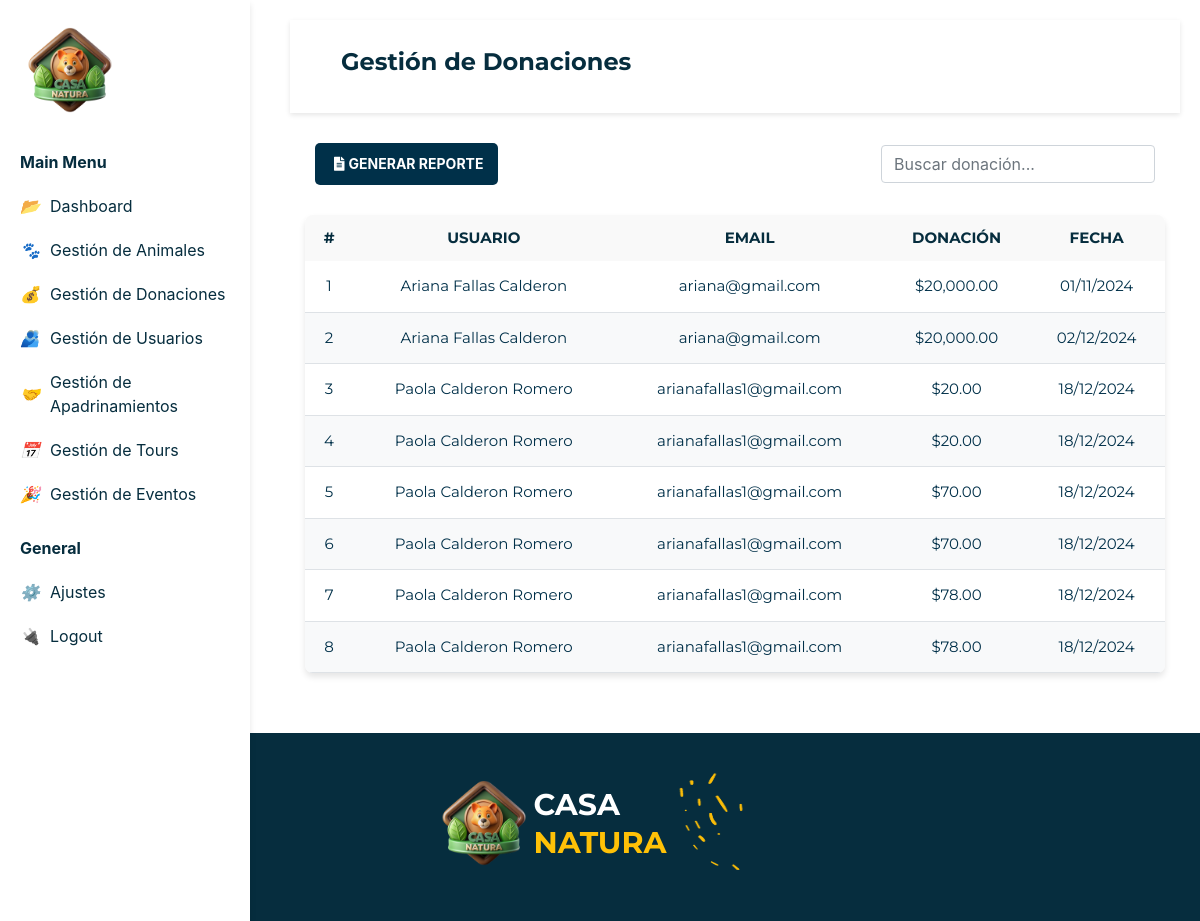
The page /gestionDonaciones.php on the database as committed earlier.
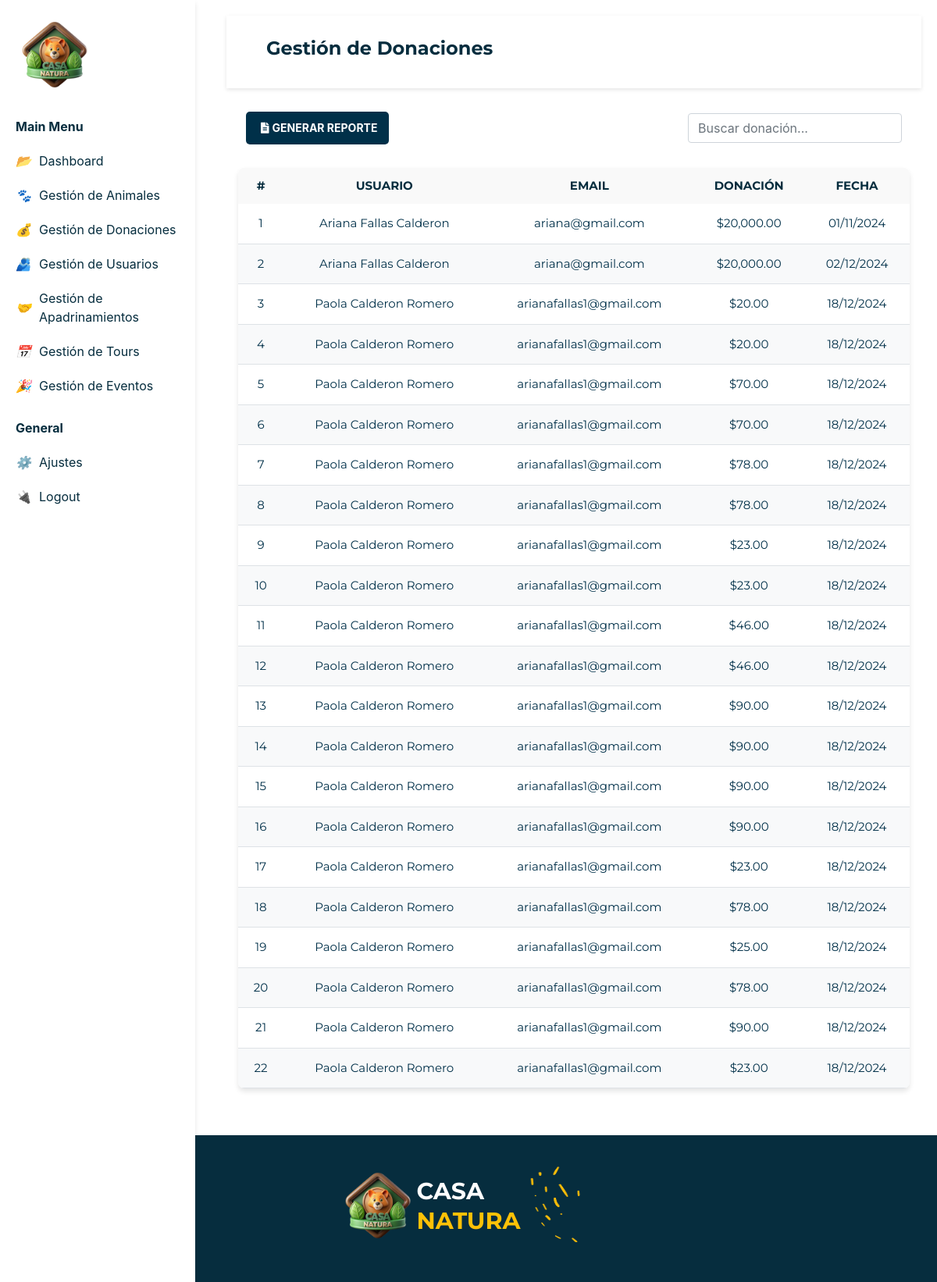
The same page on the database as committed later.
### tables this page shows
CREATE TABLE `donaciones` (
  `ID_Donacion` int(10) NOT NULL,
  `Monto` int(50) NOT NULL,
  `Fecha` date NOT NULL,
  `ID_Usuario` int(10) NOT NULL,
  `Estado` tinyint(1) NOT NULL,
  `MetodoPago` varchar(50) DEFAULT NULL
);

CREATE TABLE `usuario` (
  `ID_Usuario` int(10) NOT NULL,
  `Nombre` varchar(15) NOT NULL,
  `Password` varchar(250) NOT NULL,
  `Apellido1` varchar(15) NOT NULL,
  `Apellido2` varchar(15) NOT NULL,
  `Correo` varchar(50) NOT NULL,
  `Telefono` int(40) DEFAULT NULL,
  `Donador` tinyint(1) NOT NULL,
  `Estado` varchar(10) NOT NULL
);

### gestionDonaciones.php (the view, shortened to what this page needs)
<!DOCTYPE html>
<html lang="en">
<head>
    <link href="https://cdnjs.cloudflare.com/ajax/libs/font-awesome/5.15.4/css/all.min.css" rel="stylesheet">
    <link rel="stylesheet" href="./css/style.css">
    <link rel="stylesheet" href="https://cdn.jsdelivr.net/npm/bootstrap@4.3.1/dist/css/bootstrap.min.css">
</head>
<body>
    <?php
    include("sidebar.php");
    echo $sidebarAdmin2;
    include("actions/conexion.php");
    $sql = "SELECT u.ID_Usuario AS usuario_id, CONCAT(u.Nombre, ' ',u.Apellido1, ' ', u.Apellido2) as NombreCompleto, u.Correo, d.Monto, d.Fecha, d.ID_Donacion AS donacion_id
    FROM usuario u
    LEFT JOIN donaciones d ON u.ID_Usuario = d.ID_Usuario
    WHERE d.Estado = 1";
    $result = $conn->query($sql);
    ?>
    <main>
        <div class="viewport">
            <div class="content">
                <nav class="navbar">
                    <div class="container-fluid">
                        <h2 class="titulo">Gestión de Donaciones</h2>
                    </div>
                </nav>
                <div class="contenedor">
                    <div class="container contenedor-tabla">
                        <div class="fila-header">
                            <div class="botonAgregar"> <a href="reporte.php"
                                    class="btn-agregar agregarAnimal d-flex align-items-center">
                                    <i class="fas fa-file-alt p-1"></i> GENERAR REPORTE
                                </a>
                            </div>
                            <div class="buscador">
                                <div class="input-group-append">
                                    <input type="text" class="form-control" placeholder="Buscar donación...">
                                </div>
                            </div>
                        </div>
                    </div>
                </div>
    <div class="container">
                    <table class="tabla text-center">
                            <tr>
                                <th>#</th>
                                <th>USUARIO</th>
                                <th>EMAIL</th>
                                <th>DONACIÓN</th>
                                <th>FECHA</th>
                            </tr>
                        <tbody>
                            <?php if ($result->num_rows > 0): ?>
                                <?php while ($row = $result->fetch_assoc()): ?>
                                    <tr>
                                        <td><?php echo $row['donacion_id']; ?></td>
                                        <td><?php echo $row['NombreCompleto']; ?></td>
                                        <td><?php echo $row['Correo']; ?></td>
                                        <td>$<?php echo number_format($row['Monto'], 2); ?></td>
                                        <td><?php echo date('d/m/Y', strtotime($row['Fecha'])); ?></td>
                                    </tr>
                                <?php endwhile; ?>
                            <?php else: ?>
                                <tr>
                                    <td colspan="6" class="text-center">No se encontraron donaciones activas.</td>
                                </tr>
                            <?php endif; ?>
                        </tbody>
                    </table>
                </div>
            </div>
        </div>
    </main>
    <?php
    include("sidebar.php");
    echo $footerAdmin;
    ?>
</body>
</html>

### sidebar.php
    <?php
    $sidebarAdmin2='
    <div class="sidebar2">
        <div class="logoSidebar">
            <img src="./imagenes/logo.png" alt="Logo Casa Natura">
        </div>
        <div class="menuSidebar">
            <p>Main Menu</p>
            <ul>
                <li ><i class="icon-dashboard"></i><a href="index.php"> Dashboard</a></li>
                <li><i class="icon-animals"></i><a href="gestionAnimales.php">  Gestión de Animales</a></li>
                <li><i class="icon-donations"></i><a href="gestionDonaciones.php"> Gestión de Donaciones</a></li>
                <li><i class="icon-users"></i><a href="gestionUsuarios.php">  Gestión de Usuarios</a></li>
                <li><i class="icon-sponsorship"></i><a href="gestionPadrinos.php"> Gestión de Apadrinamientos</a></li>
                <li><i class="icon-tours"></i><a href="gestionTours.php"> Gestión de Tours</a></li>
                <li><i class="icon-events"></i><a href="gestionEventos.php">  Gestión de Eventos</a></li>
            </ul>
        </div>
        <div class="generalSidebar">
            <p>General</p>
            <ul>
                <li><i class="icon-settings"></i><a href="ajustesAdmin.php"> Ajustes</a></li>
                <li><i class="icon-logout"></i><a href="./actions/cerrarSesion.php"> Logout</a></li>
            </ul>
        </div>
    </div>';
    ?>
    <?php
    $footerAdmin=
    '
    <footer class="footerAdmin">
        <div class="footerAdmin-title">
            <h2 class="footerAdmin-title">
                <div class="logo">
                    <img class="img" src="./imagenes/logo.png">
                    <div>
                        <span style="color: #fff;">CASA</span>
                    <br>
                    <span class="highlight">NATURA</span>
                    </div>
                    <img class="img" src="./imagenes/footer.png">
                </div>
            </h2>
        </div>
    ';
?>

### css/style.css (style rules this page uses)
body { font-family: 'Montserrat', sans-serif; margin: 0; display: flex; flex-direction: column; padding: 0; box-sizing: border-box; font-weight: bold; min-height: 100vh; }
main { flex: 1; }
.navbar { display: flex; align-items: baseline; justify-content: space-between; padding: 10px 20px; background-color: #fff; box-shadow: 0 2px 5px rgba(0, 0, 0, 0.1); font-family: 'Montserrat', sans-serif; font-weight: bold; }
.logo { display: flex; align-items: center; text-align: start; font-family: 'Montserrat', sans-serif; }
.logo span { font-size: 30px; font-weight: bold; color: #062D3E; }
.logo .highlight { color: #FFC107; }
.img { width: 100px; height: 100px; display: flex; align-items: baseline; }
.content { margin-left: 270px; padding: 20px; }
.highlight { font-weight: bold; font-size: 20px; text-align: center; margin-top: 20px; color: #062D3E; font-family: 'Montserrat', sans-serif; }
input, textarea { margin-bottom: 15px; padding: 10px; border-radius: 5px; border: 1px solid #ddd; width: 100%; }
.container { justify-items: center; }
input, select, button { width: 100%; margin-bottom: 15px; padding: 8px; border-radius: 3px; border: 1px solid #ccc; }
.sidebar2 { z-index: 1000; position: fixed; left: 250px; width: 250px; height: 100%; margin-left: -250px; overflow-y: auto; background-color: #ffffff; color:#062D3E; padding: 20px; box-shadow: 0 4px 6px rgba(0, 0, 0, 0.1); }
.logoSidebar { display: flex; align-items: center; margin-bottom: 30px; }
.logoSidebar img { width: 100px; height: 100px; margin-right: 5px; }
.menuSidebar, .generalSidebar { margin-top: 20px; }
.menuSidebar p, .generalSidebar p { font-size: 16px; font-weight: bold; color:#062D3E; margin-bottom: 10px; }
.menuSidebar ul, .generalSidebar ul { list-style: none; padding: 0; }
.menuSidebar li, .generalSidebar li { font-size: 16px; padding: 10px 0; display: flex; align-items: center; color:#062D3E; cursor: pointer; transition: color 0.3s ease; }
.menuSidebar li i, .generalSidebar li i { margin-right: 10px; color:#062D3E; text-decoration:none; }
.menuSidebar li a, .generalSidebar li a { text-decoration: none; color:#062D3E; }
.icon-dashboard::before { content: "📂 "; }
.icon-animals::before { content: "🐾 "; }
.icon-donations::before { content: "💰 "; }
.icon-sponsorship::before { content: "🤝 "; }
.icon-tours::before { content: "📅 "; }
.icon-events::before { content: "🎉 "; }
.icon-settings::before { content: "⚙️ "; }
.icon-logout::before { content: "🔌 "; }
.icon-users::before { content: "🫂 "; }
.footerAdmin { background-color: #062D3E; color: white; padding: 40px 20px; margin-top: 40px; display: flex; justify-content: center; align-items: center; font-family: 'Paytone One', sans-serif; font-weight: 100; }
.viewport { box-sizing: border-box; max-width: 100%; transition: all 0.5s ease; }
.content { position: relative; margin-right: 0; }
.titulo { color:#062D3E; font-weight:bold; padding:20px; font-family: "Montserrat", Arial, sans-serif; }
.agregarAnimal { background-color: #ffc107; color: #fff; font-weight: bold; padding: 10px 20px; text-decoration: none; border-radius: 5px; }
table { color:#062D3E; width: 100%; border-collapse:collapse; }
th { background-color: #f9f9f9; }
td { font-weight: 200; }
th, td { color:#062D3E; padding:12px; text-align:left; }
body { font-family: Arial, sans-serif; margin: 0; padding: 0; }
.titulo { font-size: 24px; font-weight: bold; text-align: center; }
.fila-header { display: flex; width: 100%; justify-content: space-between; align-items: center; margin-bottom: 20px; padding: 10px; }
.btn-agregar { display: flex; align-items: center; background-color: #003049; color: white; text-decoration: none; padding: 10px 15px; border-radius: 5px; font-size: 14px; font-weight: bold; transition: background-color 0.3s ease; }
.buscador { flex-grow: 1; display: flex; justify-content: flex-end; }
.contenedor-tabla { overflow-x: auto; margin-top: 20px; }
.tabla { width: 100%; border-collapse: separate; border-spacing: 0; background-color: #ffffff; box-shadow: 0px 4px 6px rgba(0, 0, 0, 0.1); border-radius: 8px; overflow: hidden; font-family: "Montserrat", Arial, sans-serif; font-size: 15px; color: #003049; }
.tabla td { transition: background-color 0.3s ease; color: #003049; font-weight:400; text-align: center; }
.tabla tbody tr:nth-child(even) { background-color: #f8f9fa; }
.tabla tbody tr:nth-child(odd) { background-color: #ffffff; }
.tabla tbody td { padding: 14px; border-bottom: 1px solid #dee2e6; }

Rows that differ between the two databases and show on the page:
added donaciones: ID_Donacion "9", NombreCompleto "Paola Calderon Romero", ID_Usuario.Correo "arianafallas1@gmail.com", Monto "23.00", Fecha "18/12/2024"
added donaciones: ID_Donacion "10", NombreCompleto "Paola Calderon Romero", ID_Usuario.Correo "arianafallas1@gmail.com", Monto "23.00", Fecha "18/12/2024"
added donaciones: ID_Donacion "11", NombreCompleto "Paola Calderon Romero", ID_Usuario.Correo "arianafallas1@gmail.com", Monto "46.00", Fecha "18/12/2024"
added donaciones: ID_Donacion "12", NombreCompleto "Paola Calderon Romero", ID_Usuario.Correo "arianafallas1@gmail.com", Monto "46.00", Fecha "18/12/2024"
added donaciones: ID_Donacion "13", NombreCompleto "Paola Calderon Romero", ID_Usuario.Correo "arianafallas1@gmail.com", Monto "90.00", Fecha "18/12/2024"
added donaciones: ID_Donacion "14", NombreCompleto "Paola Calderon Romero", ID_Usuario.Correo "arianafallas1@gmail.com", Monto "90.00", Fecha "18/12/2024"
added donaciones: ID_Donacion "15", NombreCompleto "Paola Calderon Romero", ID_Usuario.Correo "arianafallas1@gmail.com", Monto "90.00", Fecha "18/12/2024"
added donaciones: ID_Donacion "16", NombreCompleto "Paola Calderon Romero", ID_Usuario.Correo "arianafallas1@gmail.com", Monto "90.00", Fecha "18/12/2024"
added donaciones: ID_Donacion "17", NombreCompleto "Paola Calderon Romero", ID_Usuario.Correo "arianafallas1@gmail.com", Monto "23.00", Fecha "18/12/2024"
added donaciones: ID_Donacion "18", NombreCompleto "Paola Calderon Romero", ID_Usuario.Correo "arianafallas1@gmail.com", Monto "78.00", Fecha "18/12/2024"
added donaciones: ID_Donacion "19", NombreCompleto "Paola Calderon Romero", ID_Usuario.Correo "arianafallas1@gmail.com", Monto "25.00", Fecha "18/12/2024"
added donaciones: ID_Donacion "20", NombreCompleto "Paola Calderon Romero", ID_Usuario.Correo "arianafallas1@gmail.com", Monto "78.00", Fecha "18/12/2024"
added donaciones: ID_Donacion "21", NombreCompleto "Paola Calderon Romero", ID_Usuario.Correo "arianafallas1@gmail.com", Monto "90.00", Fecha "18/12/2024"
added donaciones: ID_Donacion "22", NombreCompleto "Paola Calderon Romero", ID_Usuario.Correo "arianafallas1@gmail.com", Monto "23.00", Fecha "18/12/2024"
